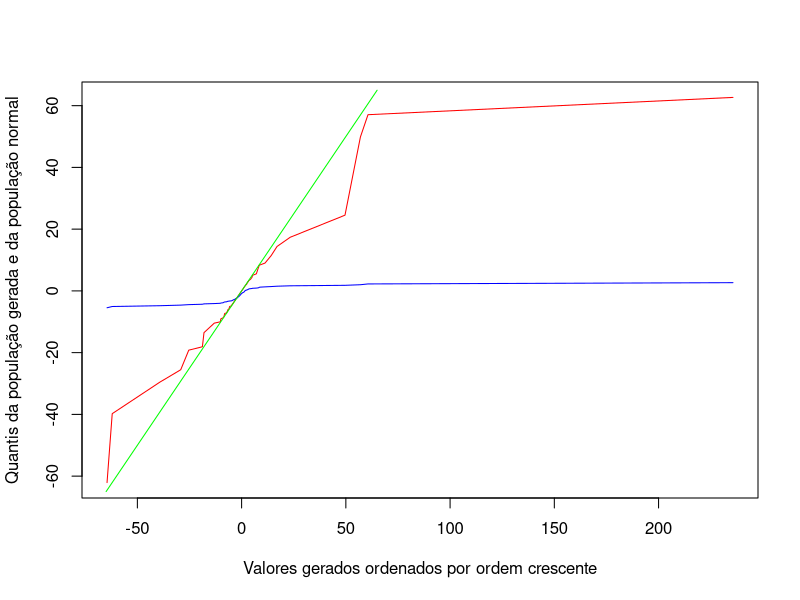

Write R code to recreate this figure.
set.seed(1364)
n <- 170

#calcular as probabilidades i/(n+1), i = 1, ..., n
probs <- 1:n
for(i in 1:n) {
  probs[i] <- probs[i] / (n+1)
}

#gerar a amostra e ordenar os valores
amostra <- rcauchy(n, -1, 1.8)
amostra <- sort(amostra)

quantileCauchy <- quantile(amostra, probs)

quantileNorm <- qnorm(probs, mean = -1.4, sd = sqrt(2.6))

#criar o gráfico apenas com a linha que relaciona amostra e quantileCauchy
plot(amostra, quantileCauchy, type = "l", col = "red",
     xlab = "Valores gerados ordenados por ordem crescente",
     ylab = "Quantis da população gerada e da população normal")
#acrescenta a linha que relaciona amostra e quantileNorm
lines(amostra, quantileNorm, col = "blue")
#acrescenta a bissetriz dos quadrantes ímpares
lines(c(-65, 65), c(-65, 65), col = "green")
